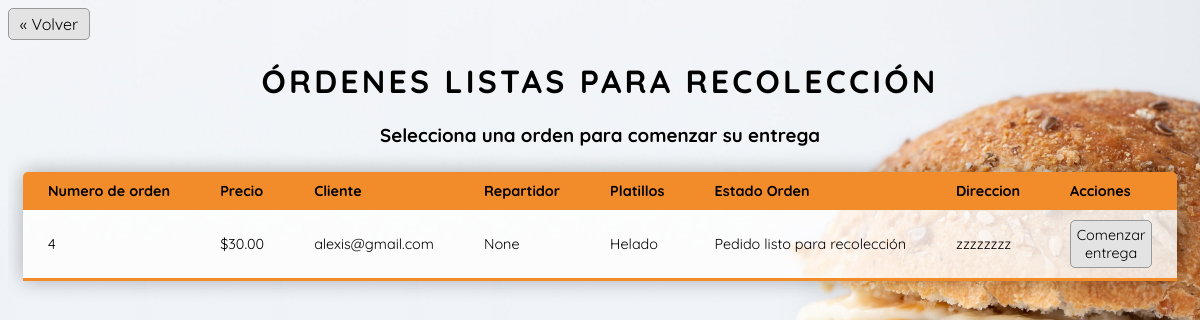
Page /repartidor/ordenes-para-recoleccion/ (signed in) on the committed database.
### administrador/models.py (models this page shows)
class Orden(models.Model):
	id_orden = models.AutoField(primary_key=True)
	precio_orden = models.IntegerField(null=False, default = 0)
	id_cliente_orden = models.ForeignKey('cliente.Cliente', on_delete=models.SET_DEFAULT, default=0)
	id_repartidor_orden = models.ForeignKey('repartidor.Repartidor',on_delete= models.SET_NULL, blank =True,  null=True)
	id_platillo_orden  = models.ManyToManyField('platillo.Platillo', null=True)
	id_estado_orden =    models.ForeignKey('EstadoOrden',  on_delete=models.SET_DEFAULT, default=0)
	direccion_entrega_orden  = models.ForeignKey('cliente.Direccion', null=True, on_delete=models.CASCADE)
	class Meta:
		db_table = 'orden'
		verbose_name_plural = "Ordenes"

class EstadoOrden(models.Model):
	id_estado = models.IntegerField(primary_key=True)
	descripcion_estado = models.CharField(max_length=30)
	class Meta:
		db_table = 'estado_orden'
		verbose_name_plural = "EstadosOrden"
	def __str__(self):
		return '{}'.format(self.descripcion_estado)

### cliente/models.py (models this page shows)
class Cliente(models.Model):
    user_cliente = models.OneToOneField(
        User, on_delete=models.CASCADE, unique=True)
    id_cliente = models.AutoField(primary_key=True, db_column='id_cliente')
    nombre_cliente = models.CharField(max_length=64)
    apellido_pa_cliente = models.CharField(max_length=100)
    apellido_ma_cliente = models.CharField(max_length=100)
    telefono_cliente = models.CharField(max_length=10)
    def __str__(self):
        return str(self.user_cliente)
    class Meta:
        db_table = 'cliente'
        verbose_name_plural = "Clientes"

class Direccion(models.Model):
    id_direccion = models.AutoField(primary_key=True)
    id_cliente = models.ForeignKey(Cliente, models.DO_NOTHING)
    descripcion_direccion = models.CharField(max_length=200)
    class Meta:
        db_table = 'direccion'
        verbose_name_plural = "Direcciones"
        unique_together = (('id_cliente', 'descripcion_direccion'))
    def __str__(self):
        return '{}'.format(self.descripcion_direccion)

### platillo/models.py (models this page shows, shortened)
class Platillo(models.Model):
    id = models.AutoField(primary_key=True)
    nombre = models.CharField(max_length=200, unique=True)
    descripcion = models.CharField(max_length=500, null=True)
    precio = models.FloatField(null=False, default=0)
    imagen = models.ImageField(null=True, upload_to=directorio_imagen)
    categoria = models.ForeignKey(
        'categoria.Categoria', on_delete=models.CASCADE)
    def __str__(self):
        return self.nombre
    class Meta:
        db_table = 'platillo'
        verbose_name_plural = "Platillos"

### repartidor/views.py (the view)
# urls.py: path("ordenes-para-recoleccion/", ordenes_para_recoleccion, name="ordenes_para_recoleccion"),
@staff_member_required
def ordenes_para_recoleccion(request):
    ordenes_recoleccion = Orden.objects.filter(id_estado_orden=3).order_by('id_orden')
    contexto = {'ordenes' : ordenes_recoleccion}
    return render(request, "repartidor/ordenes_para_recoleccion.html", contexto)

### templates/repartidor/ordenes_para_recoleccion.html (shortened to what this page needs)
{% load static %}
<!DOCTYPE html>
<html>
<head>
    <link rel="stylesheet" href="{% static 'css/ordenes/tabla_ordenes.css' %}">
    <link rel="stylesheet" href="{% static 'css/ordenes/ordenes_repartidor.css' %}">
</head>
<body>
    <div class="boton">
            <a id="boton-volver" href="{% url 'repartidor:index_repartidor' %}">&laquo; Volver</a>
    </div>
    <div class="contenedor">
        <h1 id="bienvenida">Órdenes listas para recolección</h1>
        <h3>Selecciona una orden para comenzar su entrega</h3>
        <table class="content-table">
        	<thead>
        		<tr>
        			<td>Numero de orden</td>
        			<td>Precio</td>
        			<td>Cliente</td>
        			<td>Repartidor</td>
        			<td>Platillos</td>
        			<td>Estado Orden</td>
        			<td>Direccion</td>
        			<td>Acciones</td>
        		</tr>
        	</thead>
        	<tbody>
        		{% if ordenes %}
        		{% for orden in ordenes%}
        		<tr>
        			<td>{{orden.id_orden}}</td>
        			<td>${{orden.precio_orden}}.00</td>
        			<td>{{orden.id_cliente_orden}}</td>
        			<td>{{orden.id_repartidor_orden}}</td>
        			<td>
        			{% for platillo in orden.id_platillo_orden.all %}
        				{{platillo}}
                        <br>
        			{% endfor %}
        			</td>
        			<td>{{orden.id_estado_orden}}</td>
        			<td>{{orden.direccion_entrega_orden}}</td>
        			<td>
        				<a class="boton-accion-repartidor" href="{% url 'repartidor:comenzar_entrega' orden.id_orden %}">Comenzar entrega</a>
        			</td>
        		</tr>
        		{% endfor %}
        		{% else %}
        		<h1>No existen órdenes generadas</h1>
        		{% endif %}
        	</tbody>
        </table>
    </div>
</body>
</html>

### static/css/ordenes/tabla_ordenes.css (style rules this page uses)
html, body { font-family: 'Quicksand', sans-serif; overflow:hidden; }
body { -webkit-background-size: cover; -moz-background-size: cover; -o-background-size: cover; background-size: cover; }
h1 { text-align: center; text-transform: uppercase; letter-spacing: .1em; }
h3 { text-align: center; }
a { text-decoration: none; color: inherit; }
.content-table { border-collapse: collapse; border-radius: 5px 5px 0 0; overflow: hidden; margin: 25px auto; font-size: 0.9em; min-width: 400px; box-shadow: 0 0 20px rgba(0, 0, 0, 0.3); }
.content-table thead tr { background-color: #f28b2a; font-weight: bold; text-align: left; }
.content-table td { padding: 10px 25px; }
.content-table tbody tr { border-bottom: 1px solid #9a9a9a; background-color: rgba(255, 255, 255, 0.8); }
.content-table tbody tr:last-of-type { border-bottom: 3px solid #f28b2a; }
#boton-volver { display: inline-block; background-color: #e3e3e3; border: 1px solid #999999; border-radius: 5px; width: 80px; height: 25px; text-align: center; padding-top: 5px; }

### static/css/ordenes/ordenes_repartidor.css (style rules this page uses)
body { background-image: url("/static/imagenes/Repartidor2.png"); }
.boton-accion-repartidor { display: inline-block; background-color: #e3e3e3; border: 1px solid #999999; border-radius: 5px; width: 80px; height: fit-content; text-align: center; padding: 5px 0; }

### rows in the picture
Orden: id_orden "4", precio_orden "30", id_cliente_orden "alexis@gmail.com", id_repartidor_orden "None", id_estado_orden "Pedido listo para recolección", direccion_entrega_orden "zzzzzzzz"
Platillo: nombre "Helado"
